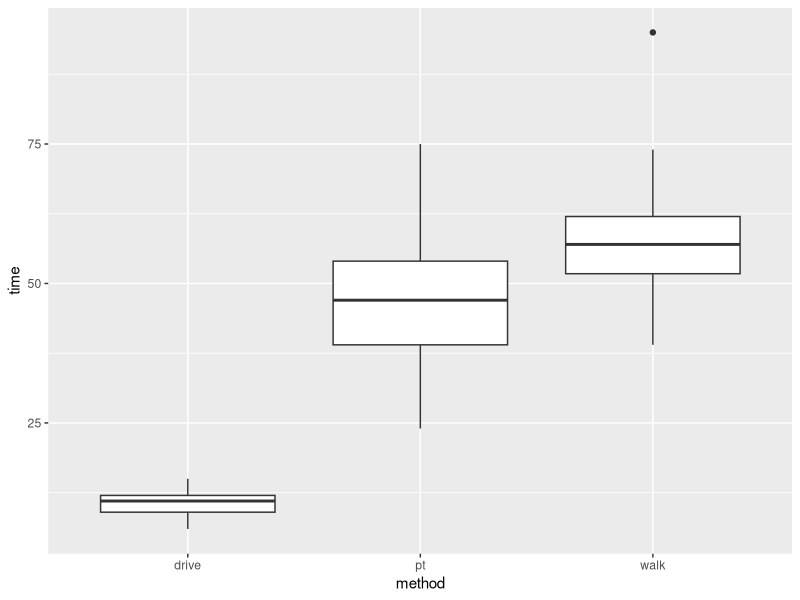

Here is the R script that generated this plot:
## ---- chunk 1
#| echo: TRUE
#| message: FALSE
library(tidyverse)
## ---- chunk 2
#| echo: TRUE
#| message: FALSE
fellsData<-read_csv("data/fakeFellsData.csv")
fellsData
## ---- chunk 3
#| echo: TRUE
#| message: FALSE
fellsData2<-pivot_longer(
  data=fellsData,
  cols=walkTime:ptTime,
  names_to="method",
  values_to="time"
  )
fellsData2
## ---- chunk 4
#| echo: TRUE
#| message: FALSE
fellsData2<-pivot_longer(
  data=fellsData,
  cols=walkTime:ptTime,
  names_to="method",
  values_to="time",
  names_pattern = "(.*)Time"
  )
fellsData2
## ---- chunk 5
#| echo: TRUE
#| message: FALSE
ggplot(data=fellsData2,aes(x=method,y=time))+
  geom_boxplot()
